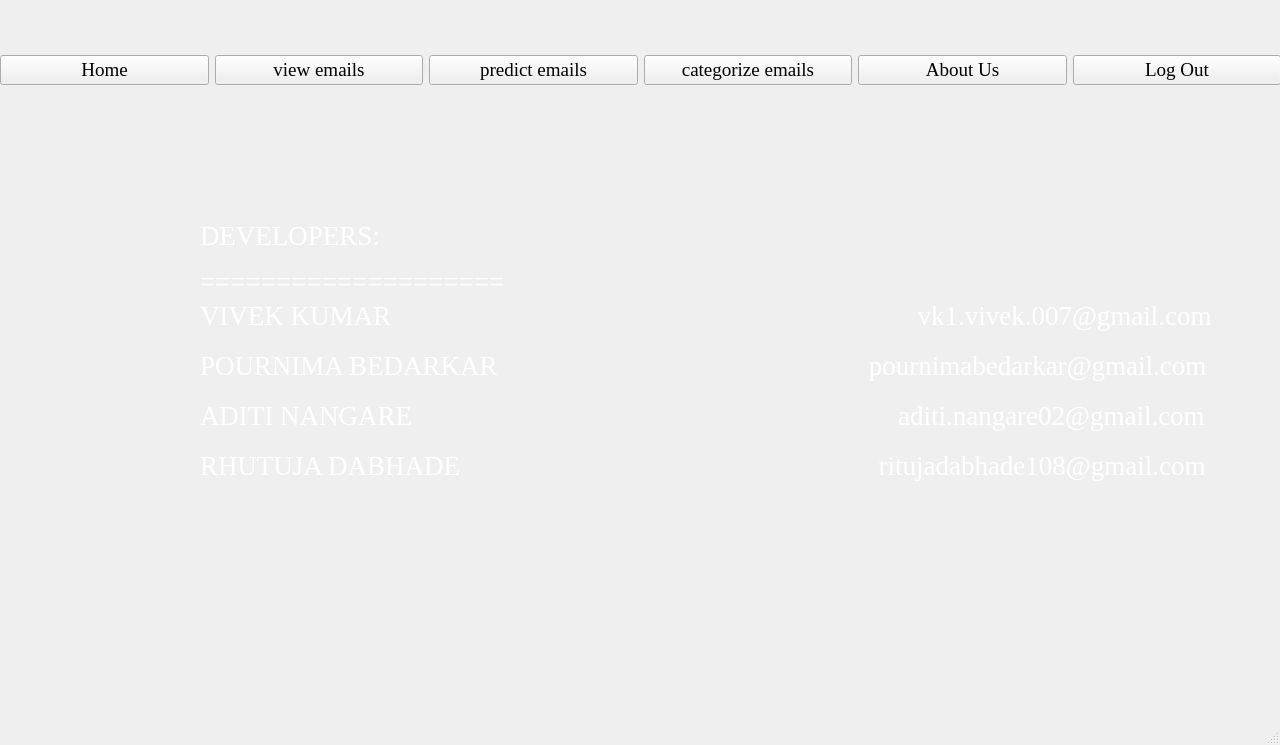
<?xml version="1.0" encoding="UTF-8"?>
<ui version="4.0">
 <class>MainWindow</class>
 <widget class="QMainWindow" name="MainWindow">
  <property name="geometry">
   <rect>
    <x>0</x>
    <y>0</y>
    <width>1280</width>
    <height>745</height>
   </rect>
  </property>
  <property name="minimumSize">
   <size>
    <width>1280</width>
    <height>720</height>
   </size>
  </property>
  <property name="windowTitle">
   <string>skeleton</string>
  </property>
  <widget class="QWidget" name="centralwidget">
   <widget class="QLabel" name="label">
    <property name="geometry">
     <rect>
      <x>0</x>
      <y>0</y>
      <width>1280</width>
      <height>720</height>
     </rect>
    </property>
    <property name="text">
     <string/>
    </property>
    <property name="pixmap">
     <pixmap>../images/space_view-1280x720.jpg</pixmap>
    </property>
   </widget>
   <widget class="QWidget" name="horizontalLayoutWidget">
    <property name="geometry">
     <rect>
      <x>0</x>
      <y>0</y>
      <width>1281</width>
      <height>141</height>
     </rect>
    </property>
    <layout class="QHBoxLayout" name="horizontalLayout_2">
     <item>
      <widget class="QPushButton" name="home">
       <property name="font">
        <font>
         <family>Times New Roman</family>
         <pointsize>14</pointsize>
         <weight>50</weight>
         <bold>false</bold>
        </font>
       </property>
       <property name="text">
        <string>Home</string>
       </property>
      </widget>
     </item>
     <item>
      <widget class="QPushButton" name="t1">
       <property name="font">
        <font>
         <family>Times New Roman</family>
         <pointsize>14</pointsize>
         <weight>50</weight>
         <bold>false</bold>
        </font>
       </property>
       <property name="text">
        <string>view emails</string>
       </property>
      </widget>
     </item>
     <item>
      <widget class="QPushButton" name="t2">
       <property name="font">
        <font>
         <family>Times New Roman</family>
         <pointsize>14</pointsize>
         <weight>50</weight>
         <bold>false</bold>
        </font>
       </property>
       <property name="text">
        <string>predict emails</string>
       </property>
      </widget>
     </item>
     <item>
      <widget class="QPushButton" name="t3">
       <property name="font">
        <font>
         <family>Times New Roman</family>
         <pointsize>14</pointsize>
         <weight>50</weight>
         <bold>false</bold>
        </font>
       </property>
       <property name="text">
        <string>categorize emails</string>
       </property>
      </widget>
     </item>
     <item>
      <widget class="QPushButton" name="aboutus">
       <property name="font">
        <font>
         <family>Times New Roman</family>
         <pointsize>14</pointsize>
         <weight>50</weight>
         <bold>false</bold>
        </font>
       </property>
       <property name="text">
        <string>About Us</string>
       </property>
      </widget>
     </item>
     <item>
      <widget class="QPushButton" name="logout">
       <property name="font">
        <font>
         <family>Times New Roman</family>
         <pointsize>14</pointsize>
         <weight>50</weight>
         <bold>false</bold>
        </font>
       </property>
       <property name="text">
        <string>Log Out</string>
       </property>
      </widget>
     </item>
    </layout>
   </widget>
   <widget class="QLabel" name="label_2">
    <property name="geometry">
     <rect>
      <x>200</x>
      <y>220</y>
      <width>971</width>
      <height>31</height>
     </rect>
    </property>
    <property name="palette">
     <palette>
      <active>
       <colorrole role="WindowText">
        <brush brushstyle="SolidPattern">
         <color alpha="255">
          <red>255</red>
          <green>255</green>
          <blue>255</blue>
         </color>
        </brush>
       </colorrole>
       <colorrole role="Text">
        <brush brushstyle="SolidPattern">
         <color alpha="255">
          <red>0</red>
          <green>0</green>
          <blue>0</blue>
         </color>
        </brush>
       </colorrole>
      </active>
      <inactive>
       <colorrole role="WindowText">
        <brush brushstyle="SolidPattern">
         <color alpha="255">
          <red>255</red>
          <green>255</green>
          <blue>255</blue>
         </color>
        </brush>
       </colorrole>
       <colorrole role="Text">
        <brush brushstyle="SolidPattern">
         <color alpha="255">
          <red>0</red>
          <green>0</green>
          <blue>0</blue>
         </color>
        </brush>
       </colorrole>
      </inactive>
      <disabled>
       <colorrole role="WindowText">
        <brush brushstyle="SolidPattern">
         <color alpha="255">
          <red>120</red>
          <green>120</green>
          <blue>120</blue>
         </color>
        </brush>
       </colorrole>
       <colorrole role="Text">
        <brush brushstyle="SolidPattern">
         <color alpha="255">
          <red>120</red>
          <green>120</green>
          <blue>120</blue>
         </color>
        </brush>
       </colorrole>
      </disabled>
     </palette>
    </property>
    <property name="font">
     <font>
      <family>Times New Roman</family>
      <pointsize>20</pointsize>
     </font>
    </property>
    <property name="text">
     <string>DEVELOPERS:</string>
    </property>
   </widget>
   <widget class="QLabel" name="label_3">
    <property name="geometry">
     <rect>
      <x>200</x>
      <y>271</y>
      <width>971</width>
      <height>20</height>
     </rect>
    </property>
    <property name="palette">
     <palette>
      <active>
       <colorrole role="WindowText">
        <brush brushstyle="SolidPattern">
         <color alpha="255">
          <red>255</red>
          <green>255</green>
          <blue>255</blue>
         </color>
        </brush>
       </colorrole>
       <colorrole role="Text">
        <brush brushstyle="SolidPattern">
         <color alpha="255">
          <red>0</red>
          <green>0</green>
          <blue>0</blue>
         </color>
        </brush>
       </colorrole>
      </active>
      <inactive>
       <colorrole role="WindowText">
        <brush brushstyle="SolidPattern">
         <color alpha="255">
          <red>255</red>
          <green>255</green>
          <blue>255</blue>
         </color>
        </brush>
       </colorrole>
       <colorrole role="Text">
        <brush brushstyle="SolidPattern">
         <color alpha="255">
          <red>0</red>
          <green>0</green>
          <blue>0</blue>
         </color>
        </brush>
       </colorrole>
      </inactive>
      <disabled>
       <colorrole role="WindowText">
        <brush brushstyle="SolidPattern">
         <color alpha="255">
          <red>120</red>
          <green>120</green>
          <blue>120</blue>
         </color>
        </brush>
       </colorrole>
       <colorrole role="Text">
        <brush brushstyle="SolidPattern">
         <color alpha="255">
          <red>120</red>
          <green>120</green>
          <blue>120</blue>
         </color>
        </brush>
       </colorrole>
      </disabled>
     </palette>
    </property>
    <property name="font">
     <font>
      <family>Times New Roman</family>
      <pointsize>20</pointsize>
     </font>
    </property>
    <property name="text">
     <string>====================</string>
    </property>
   </widget>
   <widget class="QLabel" name="label_4">
    <property name="geometry">
     <rect>
      <x>200</x>
      <y>300</y>
      <width>1031</width>
      <height>31</height>
     </rect>
    </property>
    <property name="palette">
     <palette>
      <active>
       <colorrole role="WindowText">
        <brush brushstyle="SolidPattern">
         <color alpha="255">
          <red>255</red>
          <green>255</green>
          <blue>255</blue>
         </color>
        </brush>
       </colorrole>
       <colorrole role="Text">
        <brush brushstyle="SolidPattern">
         <color alpha="255">
          <red>0</red>
          <green>0</green>
          <blue>0</blue>
         </color>
        </brush>
       </colorrole>
      </active>
      <inactive>
       <colorrole role="WindowText">
        <brush brushstyle="SolidPattern">
         <color alpha="255">
          <red>255</red>
          <green>255</green>
          <blue>255</blue>
         </color>
        </brush>
       </colorrole>
       <colorrole role="Text">
        <brush brushstyle="SolidPattern">
         <color alpha="255">
          <red>0</red>
          <green>0</green>
          <blue>0</blue>
         </color>
        </brush>
       </colorrole>
      </inactive>
      <disabled>
       <colorrole role="WindowText">
        <brush brushstyle="SolidPattern">
         <color alpha="255">
          <red>120</red>
          <green>120</green>
          <blue>120</blue>
         </color>
        </brush>
       </colorrole>
       <colorrole role="Text">
        <brush brushstyle="SolidPattern">
         <color alpha="255">
          <red>120</red>
          <green>120</green>
          <blue>120</blue>
         </color>
        </brush>
       </colorrole>
      </disabled>
     </palette>
    </property>
    <property name="font">
     <font>
      <family>Times New Roman</family>
      <pointsize>20</pointsize>
     </font>
    </property>
    <property name="text">
     <string>VIVEK KUMAR                                                                              vk1.vivek.007@gmail.com</string>
    </property>
   </widget>
   <widget class="QLabel" name="label_5">
    <property name="geometry">
     <rect>
      <x>200</x>
      <y>350</y>
      <width>1041</width>
      <height>31</height>
     </rect>
    </property>
    <property name="palette">
     <palette>
      <active>
       <colorrole role="WindowText">
        <brush brushstyle="SolidPattern">
         <color alpha="255">
          <red>255</red>
          <green>255</green>
          <blue>255</blue>
         </color>
        </brush>
       </colorrole>
       <colorrole role="Text">
        <brush brushstyle="SolidPattern">
         <color alpha="255">
          <red>0</red>
          <green>0</green>
          <blue>0</blue>
         </color>
        </brush>
       </colorrole>
      </active>
      <inactive>
       <colorrole role="WindowText">
        <brush brushstyle="SolidPattern">
         <color alpha="255">
          <red>255</red>
          <green>255</green>
          <blue>255</blue>
         </color>
        </brush>
       </colorrole>
       <colorrole role="Text">
        <brush brushstyle="SolidPattern">
         <color alpha="255">
          <red>0</red>
          <green>0</green>
          <blue>0</blue>
         </color>
        </brush>
       </colorrole>
      </inactive>
      <disabled>
       <colorrole role="WindowText">
        <brush brushstyle="SolidPattern">
         <color alpha="255">
          <red>120</red>
          <green>120</green>
          <blue>120</blue>
         </color>
        </brush>
       </colorrole>
       <colorrole role="Text">
        <brush brushstyle="SolidPattern">
         <color alpha="255">
          <red>120</red>
          <green>120</green>
          <blue>120</blue>
         </color>
        </brush>
       </colorrole>
      </disabled>
     </palette>
    </property>
    <property name="font">
     <font>
      <family>Times New Roman</family>
      <pointsize>20</pointsize>
     </font>
    </property>
    <property name="text">
     <string>POURNIMA BEDARKAR                                                       pournimabedarkar@gmail.com </string>
    </property>
   </widget>
   <widget class="QLabel" name="label_6">
    <property name="geometry">
     <rect>
      <x>200</x>
      <y>400</y>
      <width>1031</width>
      <height>31</height>
     </rect>
    </property>
    <property name="palette">
     <palette>
      <active>
       <colorrole role="WindowText">
        <brush brushstyle="SolidPattern">
         <color alpha="255">
          <red>255</red>
          <green>255</green>
          <blue>255</blue>
         </color>
        </brush>
       </colorrole>
       <colorrole role="Text">
        <brush brushstyle="SolidPattern">
         <color alpha="255">
          <red>0</red>
          <green>0</green>
          <blue>0</blue>
         </color>
        </brush>
       </colorrole>
      </active>
      <inactive>
       <colorrole role="WindowText">
        <brush brushstyle="SolidPattern">
         <color alpha="255">
          <red>255</red>
          <green>255</green>
          <blue>255</blue>
         </color>
        </brush>
       </colorrole>
       <colorrole role="Text">
        <brush brushstyle="SolidPattern">
         <color alpha="255">
          <red>0</red>
          <green>0</green>
          <blue>0</blue>
         </color>
        </brush>
       </colorrole>
      </inactive>
      <disabled>
       <colorrole role="WindowText">
        <brush brushstyle="SolidPattern">
         <color alpha="255">
          <red>120</red>
          <green>120</green>
          <blue>120</blue>
         </color>
        </brush>
       </colorrole>
       <colorrole role="Text">
        <brush brushstyle="SolidPattern">
         <color alpha="255">
          <red>120</red>
          <green>120</green>
          <blue>120</blue>
         </color>
        </brush>
       </colorrole>
      </disabled>
     </palette>
    </property>
    <property name="font">
     <font>
      <family>Times New Roman</family>
      <pointsize>20</pointsize>
     </font>
    </property>
    <property name="text">
     <string>ADITI NANGARE                                                                        aditi.nangare02@gmail.com</string>
    </property>
   </widget>
   <widget class="QLabel" name="label_7">
    <property name="geometry">
     <rect>
      <x>200</x>
      <y>450</y>
      <width>1031</width>
      <height>31</height>
     </rect>
    </property>
    <property name="palette">
     <palette>
      <active>
       <colorrole role="WindowText">
        <brush brushstyle="SolidPattern">
         <color alpha="255">
          <red>255</red>
          <green>255</green>
          <blue>255</blue>
         </color>
        </brush>
       </colorrole>
       <colorrole role="Text">
        <brush brushstyle="SolidPattern">
         <color alpha="255">
          <red>0</red>
          <green>0</green>
          <blue>0</blue>
         </color>
        </brush>
       </colorrole>
      </active>
      <inactive>
       <colorrole role="WindowText">
        <brush brushstyle="SolidPattern">
         <color alpha="255">
          <red>255</red>
          <green>255</green>
          <blue>255</blue>
         </color>
        </brush>
       </colorrole>
       <colorrole role="Text">
        <brush brushstyle="SolidPattern">
         <color alpha="255">
          <red>0</red>
          <green>0</green>
          <blue>0</blue>
         </color>
        </brush>
       </colorrole>
      </inactive>
      <disabled>
       <colorrole role="WindowText">
        <brush brushstyle="SolidPattern">
         <color alpha="255">
          <red>120</red>
          <green>120</green>
          <blue>120</blue>
         </color>
        </brush>
       </colorrole>
       <colorrole role="Text">
        <brush brushstyle="SolidPattern">
         <color alpha="255">
          <red>120</red>
          <green>120</green>
          <blue>120</blue>
         </color>
        </brush>
       </colorrole>
      </disabled>
     </palette>
    </property>
    <property name="font">
     <font>
      <family>Times New Roman</family>
      <pointsize>20</pointsize>
     </font>
    </property>
    <property name="text">
     <string>RHUTUJA DABHADE                                                              ritujadabhade108@gmail.com</string>
    </property>
   </widget>
   <zorder>label</zorder>
   <zorder>horizontalLayoutWidget</zorder>
   <zorder>label_2</zorder>
   <zorder>label_7</zorder>
   <zorder>label_3</zorder>
   <zorder>label_4</zorder>
   <zorder>label_5</zorder>
   <zorder>label_6</zorder>
  </widget>
  <widget class="QMenuBar" name="menubar">
   <property name="geometry">
    <rect>
     <x>0</x>
     <y>0</y>
     <width>1280</width>
     <height>21</height>
    </rect>
   </property>
  </widget>
  <widget class="QStatusBar" name="statusbar"/>
 </widget>
 <resources/>
 <connections/>
</ui>
